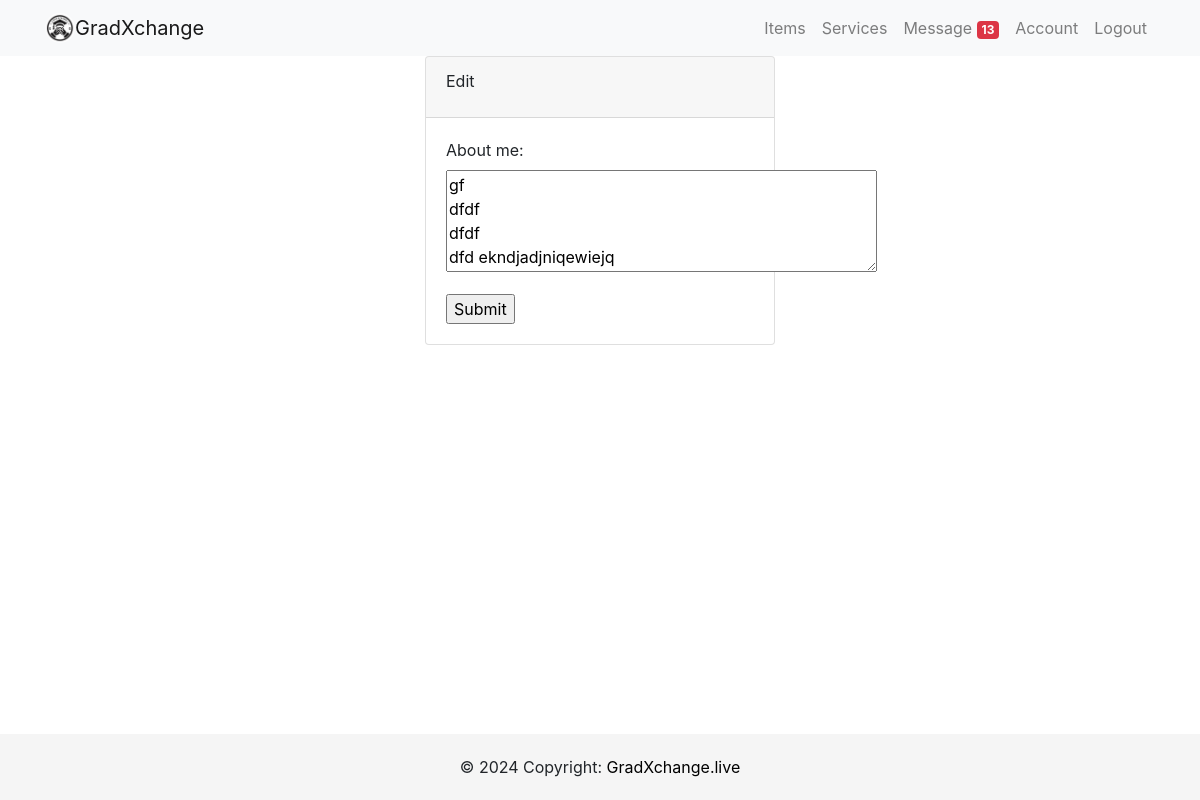
/edit_about/ (signed in), run on an earlier commit of the app's database.
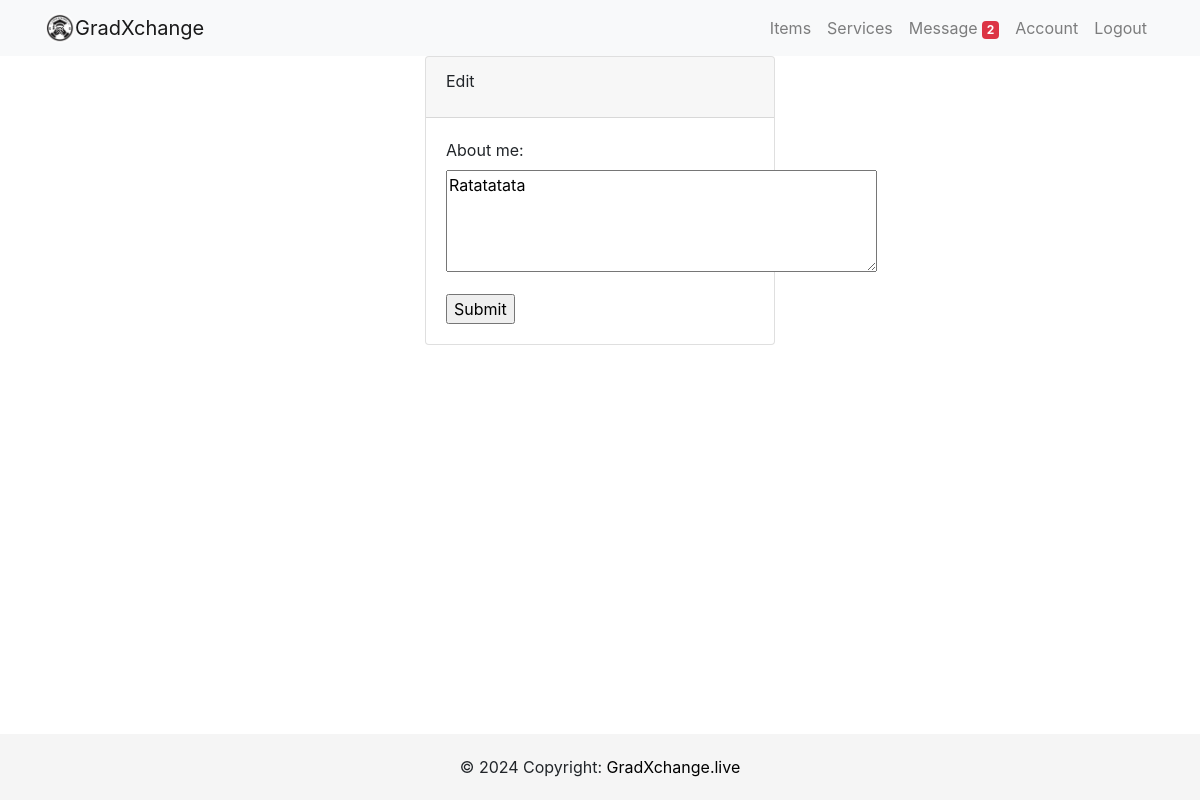
And on a later commit of the database.
### users/models.py (models this page shows, shortened)
class Profile(models.Model):
    user = models.OneToOneField(User, on_delete=models.CASCADE)
    image = models.ImageField(default='profilepic.jpg', upload_to='profile_picture')
    location =models.CharField(max_length=100)
    about_me = models.CharField(max_length=200, null=True, blank=True)
    phone_regex = RegexValidator(
        regex=r'^\+?60?\d{9,10}$',
        message="Phone number must be entered in the format: '+60123456789'. With country code +60 and up to 10 digits allowed."
    )
    phone = models.CharField(validators=[phone_regex], max_length=17, blank=True)  # Optional: adjust max_length as needed
    whatsapp_regex = RegexValidator(
        regex=r'^\+?60?\d{9,10}$',
        message="Whatsapp number must be entered in the format: '+60123456789'. With country code +60 and up to 10 digits allowed."
    )
    whatsapp = models.CharField(validators=[whatsapp_regex], max_length=17, blank=True)

### users/views.py (the view)
# urls.py: path('edit_about/',user_views.edit_about, name='edit_about'),
@login_required
def edit_about(request):
    if request.method=='POST':
        about_form = AboutEditForm(instance=request.user.profile,data=request.POST) # data from posted data, instance from form data
        if about_form.is_valid() :
            about_form.save()
            messages.success(request, "Your About Me was updated successfully!")
            return redirect(reverse('account', kwargs={'username': request.user.username}))
    else:
        about_form = AboutEditForm(instance=request.user.profile)
    return render(request,'users/edit.html',{'about_form':about_form,})

### users/forms.py
class AboutEditForm(forms.ModelForm):
    class Meta:
        model = Profile
        fields = ('about_me',)
        widgets = {
            'about_me': Textarea(attrs={'rows': 4, 'cols': 40}),  # Adjust the size as needed
        }

### users/context_processors.py (called while the page is built)
def unread_message_count(request):
    if request.user.is_authenticated:
        count = Message.objects.filter(recipient=request.user.profile, is_read=False).count()
        return {'unread_message_count': count}
    return {}

### users/templates/users/edit.html (shortened to what this page needs)
{% extends 'users/base.html' %}
{% block body %}
<div class="container">
    <div class="row">
        <div class="col-md-4 offset-md-4">
            <div class="card">
                <div class="card-header">
                    <div class="card-title"> Edit
                    </div>
                </div>
                <div class="card-body">
                    <form method="post" enctype="multipart/form-data">
                        {{about_form.as_p}}
                        <input type="submit" />
                    </form>
                </div>
            </div>
        </div>
    </div>
</div>
{% endblock %}

What changed in the data, as far as the page shows it:
changed Profile: about_me "gf dfdf dfdf dfd ekndjadjniqewiejq" → "Ratatatata"
Also different on the page:
{{ unread_message_count }}: "13" → "2"
